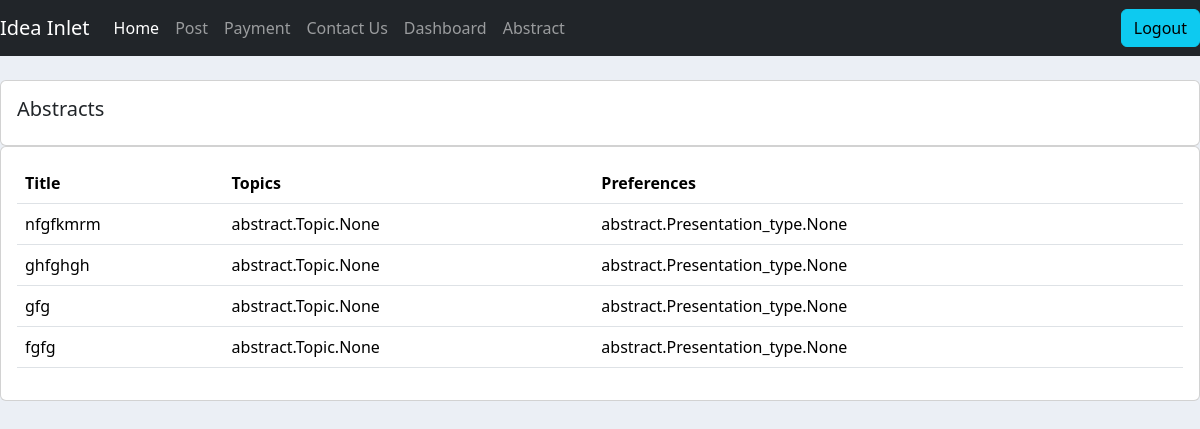
Page /abstract/ (signed in) on the earlier database version.
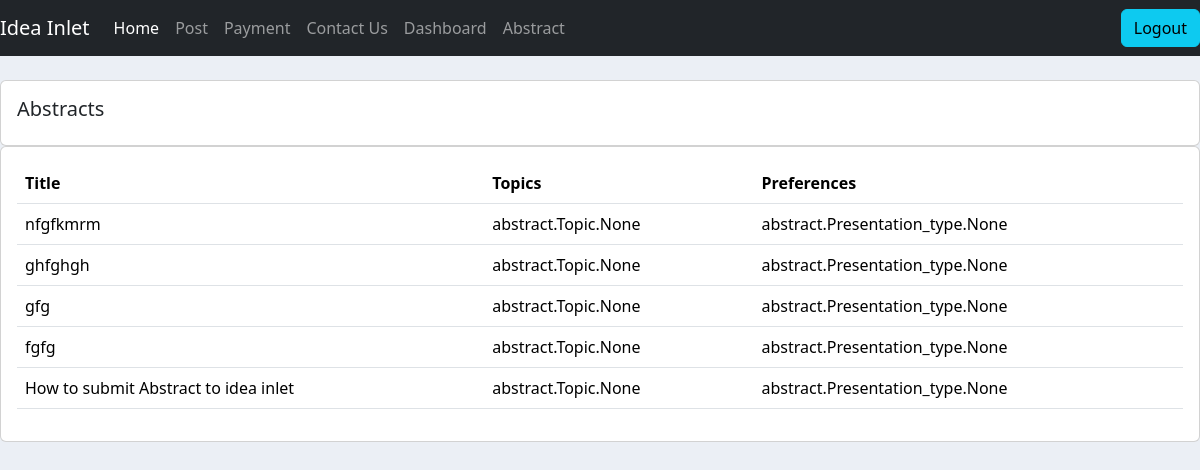
Same page on the later database version.
### abstract/models.py (models this page shows, shortened)
class Abstract(models.Model):
    STATUS = (
        ("Pending", "Pending"),
        ("Under Review", "Under Review"),
        ("Accepted", "Accepted"),
        ("Rejected.", "Rejected"),
    )
    title = models.CharField(max_length=200, null=True)
    abstract_body = models.TextField(max_length=600, null=True)
    keywords = models.CharField(max_length=300, null=True)
    author_name = models.CharField(max_length=200, null=True)
    author_email = models.EmailField(max_length=200, null=True)
    author_affiliation = models.CharField(max_length=200, null=True)
    presenter_name = models.CharField(max_length=200, null=True)
    presenter_email = models.EmailField(max_length=200, null=True)
    date_created = models.DateField(auto_now_add=True, null=True)
    date_updated = models.DateField(auto_now=True, null=True)
    upload = models.FileField(upload_to="uploads/%Y/%m/%d/", blank=True)
    status = models.CharField(max_length=50, choices=STATUS, default='Pending', blank=True)
    topics = models.ManyToManyField(Topic)
    presentation_preference = models.ManyToManyField(Presentation_type)
    event = models.ForeignKey(Event, null=True, on_delete=models.SET_NULL)
    author = models.ForeignKey(Author, null=True, on_delete=models.SET_NULL, blank=True)
    editors = models.ManyToManyField(Group, related_name='assigned_abstracts', blank=True)

### abstract/decorators.py (the view)
        def wrapper_func(request, *args, **kwargs):
            group = None
            if request.user.groups.exists():
                group = request.user.groups.all()[0].name
            if group in allowed_roles:
                return  view_func(request, *args, **kwargs)
            else:
                return render(request, 'abstract/authorize.html')

### abstract/views.py (called while the page is built)
@login_required(login_url='login')
@allowed_users(allowed_roles=['editor', 'reviewer'])
def abstract(request):
    abstracts = Abstract.objects.all()
    context = {'abstracts': abstracts}
    return render(request, 'abstract/abstract.html', context)

### abstract/templates/abstract/abstract.html
{%  extends 'abstract/main.html' %}
{% block content %}
		<br>
		<div class="row">
			<div class="col-md">
				<div class="card card-body">
					<h5>Abstracts</h5>
				</div>
				<div class="card card-body">
					<table class="table">
						<tr>
							<th>Title</th>
							<th>Topics</th>
							<th>Preferences</th>
						</tr>
						{% for abstract in abstracts %}
							<tr>
								<td>{{ abstract.title }}</td>
								<td>{{ abstract.topics }}</td>
								<td>{{ abstract.presentation_preference }}</td>
							</tr>
						{% endfor %}
					</table>
				</div>
			</div>
		</div>
{% endblock content %}

Differences in the rows shown:
added Abstract: title "How to submit Abstract to idea inlet", topics "abstract.Topic.None", presentation_preference "abstract.Presentation_type.None"
